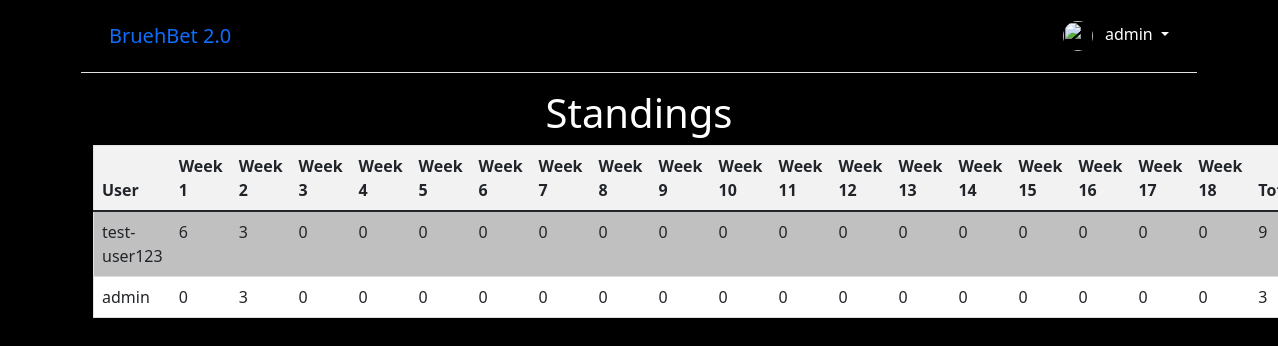
The page /users/standings/ (signed in) on the database as committed earlier.
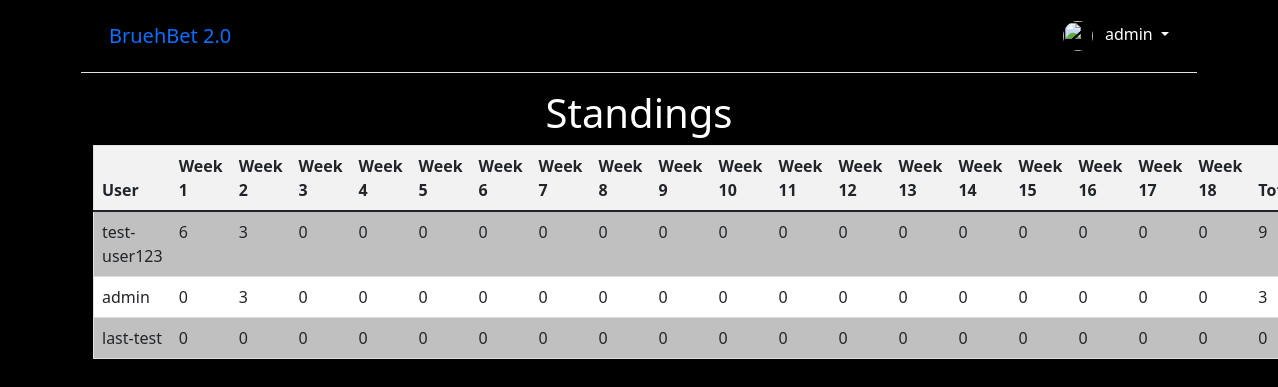
The same page on the database as committed later.
### users/models.py (models this page shows, shortened)
class CustomUser(AbstractUser):
    favorite_team = models.ForeignKey(Team, on_delete=models.SET_NULL, null=True, blank=True)

### users/views.py (the view)
# urls.py: path('standings/', StandingsView.as_view(), name='standings'),
class StandingsView(ListView):
    model = Bet
    template_name = 'standings.html'
    context_object_name = 'users'
    def get_queryset(self):
        return CustomUser.objects.all()
    def get_context_data(self, **kwargs):
        weeks = range(1, 19)
        context = super().get_context_data(**kwargs)
        context['weeks'] = weeks
        users = CustomUser.objects.all()
        context['users'] = users
        standings = {}
        grandTotal = {}
        for user in users:
            points = {}
            for week in weeks:
                weeklyPoints = 0
                weeklyBets = Bet.objects.filter(match__week_number=week, user=user)
                for bet in weeklyBets:
                    weeklyPoints += bet.points
                points[week] = weeklyPoints
            standings[user] = points
            grandTotal = {user.username: sum(points.values()) for user, points in standings.items()}
        context['standings'] = standings
        context['grandTotal'] = grandTotal
        return context

### templatetags/index.py (called while the page is built)
@register.filter
def index(indexable, i):
    return indexable[i]

### templates/standings.html (shortened to what this page needs)
{% extends 'base.html' %}
{% load index %}
{% load static %}
{% block content %}
<div class="container">
    <h1 class="text-center">Standings</h1>
    <div class="d-none d-md-table table-responsive">
        <table class="table table-striped">
            <thead>
                <tr>
                    <th>User</th>
                    {% for week in weeks %}
                        <th>Week {{ week }}</th>
                    {% endfor %}
                    <th>Total</th>
                </tr>
            </thead>
            <tbody>
                {% for user, points in standings.items %}
                    <tr>
                        <td>{{ user.username }}</td>
                        {% for week, week_points in points.items %}
                            <td>{{ week_points }}</td>
                        {% endfor %}
                        <td>{{ grandTotal|index:user.username }}</td>
                    </tr>
                {% endfor %}
            </tbody>
        </table>
    </div>
</div>
{% endblock content %}

### templates/base.html (shortened to what this page needs)
{% load static %}
<!DOCTYPE html>
<html>
<head>
  <link rel="stylesheet" type="text/css" href="{% static 'css/styles.css' %}">
  <link href="https://cdn.jsdelivr.net/npm/bootstrap@5.1.3/dist/css/bootstrap.min.css" rel="stylesheet"
>
</head>
<body>
  <div class="container">
    <header class="p-3 mb-3 border-bottom">
      <div class="container">
        <div class="d-flex flex-wrap align-items-center justify-content-center
          justify-content-lg-start">
          <a class="navbar-brand" href="{% url 'home' %}">BruehBet 2.0</a>
            {% if user.is_authenticated %}
          <div class="dropdown text-end">
            <a href="#" class="d-block link-dark text-decoration-none dropdown-toggle" id="dropdownUser1"
              data-bs-toggle="dropdown" aria-expanded="false">
              <img src="{{ user.favorite_team.logo.url }}" width="30" height="30" class="rounded-circle me-2">
              {{ user.username }}
            </a>
          </div>
          {% else %}
          <div class="text-end">
            <a href="{% url 'login' %}" class="btn btn-outline-primary me-2">Log
              In</a>
            <a href="{% url 'signup' %}" class="btn btn-primary">Sign Up</a>
          </div>
          {% endif %}
        </div>
      </div>
    </header>
    <main>
      {% block content %}
      {% endblock content %}
    </main>
  </div>
</body>
</html>

Rows that differ between the two databases and show on the page:
added CustomUser: username "last-test", points "0" "0" "0" "0" "0" "0" "0" "0" "0" "0" "0" "0" "0" "0" "0" "0" "0" "0", username "0"
